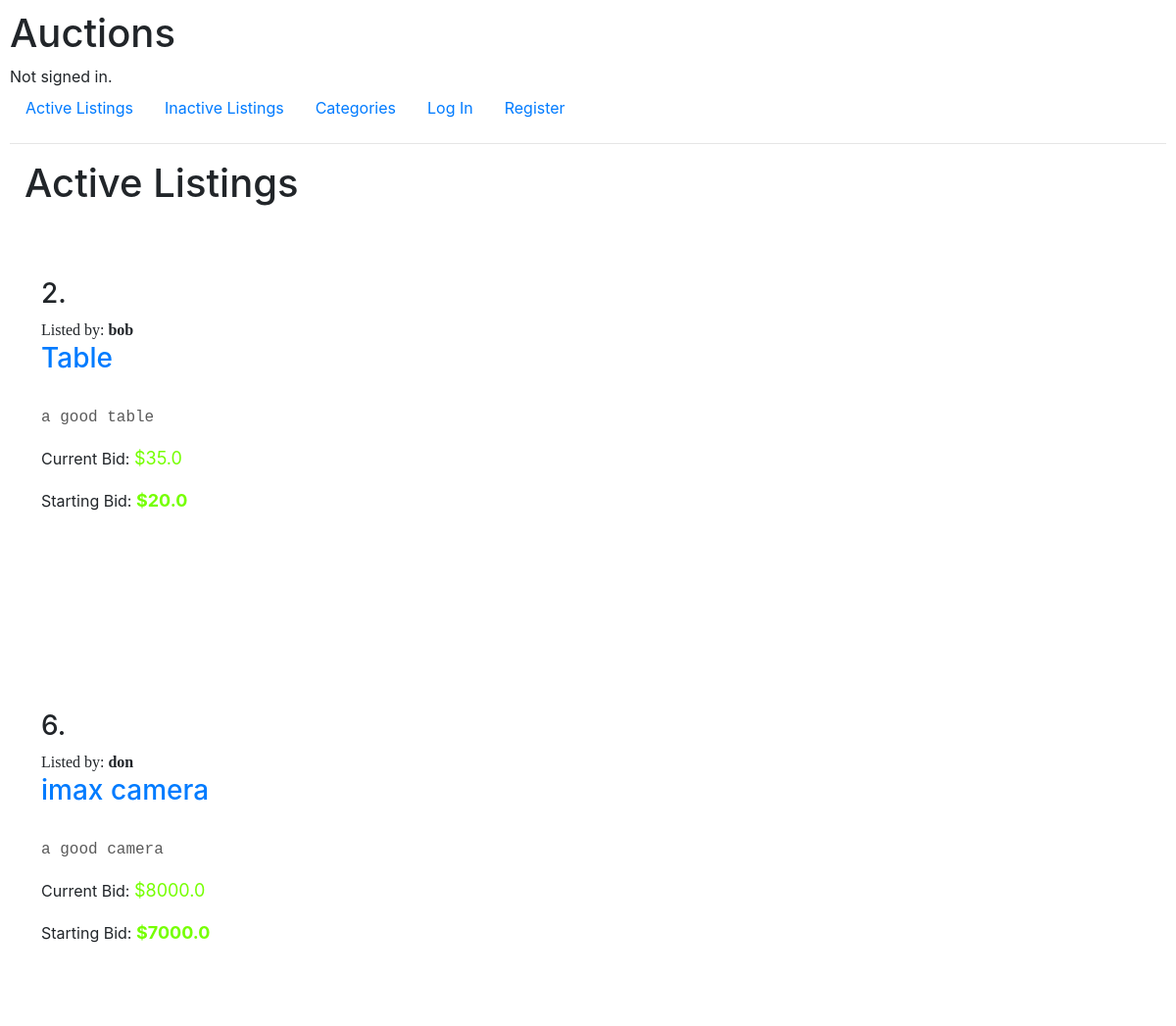
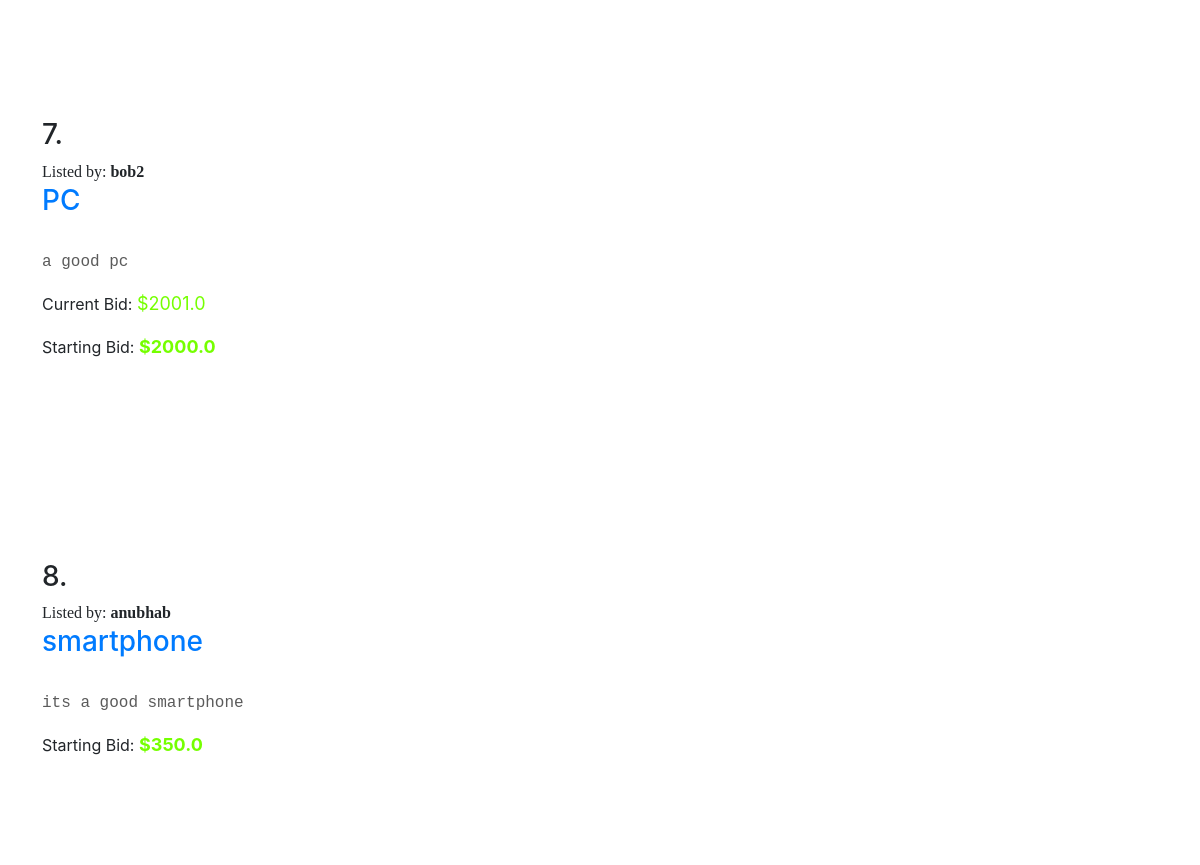
The page / on the database its author committed (2 pictures, top to bottom).
### auctions/models.py (models this page shows, shortened)
class Listing(models.Model):
    title = models.CharField(max_length = 64)
    description = models.TextField()
    starting_bid = models.FloatField(validators = [MinValueValidator(1)])
    img_url = models.URLField(blank = True)
    user = models.ForeignKey(User, on_delete = models.CASCADE, related_name = "owner")
    category = models.CharField(blank = True, max_length = 64)
    active = models.BooleanField(blank = False, default = True)
    winner = models.ForeignKey(User, blank = True, on_delete = models.CASCADE, related_name = "new_owner", null = True)

class User(AbstractUser):
    pass

class Bid(models.Model):
    value = models.FloatField(validators = [MinValueValidator(1)])
    listing = models.ForeignKey(Listing, verbose_name = "price", on_delete=models.CASCADE)
    user = models.ForeignKey(User, on_delete = models.CASCADE)
    winner = models.BooleanField(default = False)

### auctions/views.py (the view)
# urls.py: path("", views.index, name = "index"),
def index(request):
    return render(request, "auctions/index.html", {
        "listings": Listing.objects.all().filter(active = True),
        "bids": Bid.objects.all(),
        "header": "Active Listings"
    })

### auctions/templates/auctions/index.html
{% extends "auctions/layout.html" %}
{% block body %}
    <div class = "container" style="border-width: thin; border-color: black;display: inline-block"> <h1>{{header}}</h1></div>
    {% for listing in listings %}
    <br>
    <div class = "container_fluid jumbotron" style="background-color: #ffff">
        <h3>{{listing.id}}.</h3>
        <div style = "font-family: cursive;">Listed by: <b>{{listing.user}}</b></div>
        <h3><a href="{% url 'listing' listing.id %}">{{listing.title}}</a></h3>
        {% if listing.img_url %}
            <div><img style = "width: 30vw" src = "{{listing.img_url}}" alt=""></div>
        {% endif %}
        <p style = "color:#5b5b5b; font-family:'Courier New', Courier, monospace">{{listing.description}}</p>
        {% for bid in bids %}
            {% if bid.listing == listing %}
                <p>Current Bid: <span style = "color:#75ff00; font-size:large">${{bid.value}}</span></p>
            {% endif %}
        {% endfor %}
        <p>Starting Bid: <span style = "color:#75ff00; font-weight:bold; font-size:large">${{listing.starting_bid}}</span></p>
        </div>
    {% endfor %}
{% endblock %}

### auctions/templates/auctions/layout.html (shortened to what this page needs)
{% load static %}
<!DOCTYPE html>
<html lang="en">
    <head>
        <link rel="stylesheet" href="https://stackpath.bootstrapcdn.com/bootstrap/4.4.1/css/bootstrap.min.css">
        <link href="{% static 'auctions/styles.css' %}" rel="stylesheet">
    </head>
    <body>
        <h1>Auctions</h1>
        <div>
            {% if user.is_authenticated %}
                Signed in as <strong>{{ user.username }}</strong>.
            {% else %}
                Not signed in.
            {% endif %}
        </div>
        <ul class="nav">
            <li class="nav-item">
                <a class="nav-link" href="{% url 'index' %}">Active Listings</a>
            </li>
            <li class="nav-item">
                <a class="nav-link" href="{% url 'inactive' %}">Inactive Listings</a>
            </li>
            <li class="nav-item">
                <a class="nav-link" href="{% url 'categories' %}">Categories</a>
            </li>
            {% if user.is_authenticated %}
                <li class="nav-item">
                    <a class="nav-link" href="{% url 'create' %}">Create Listing</a>
                </li>
                <li class="nav-item">
                    <a class="nav-link" href="{% url 'logout' %}">Log Out</a>
                </li>
                <li class="nav-item">
                    <a class="nav-link" href="{% url 'watchlist' %}">Watchlist</a>
                </li>
            {% else %}
                <li class="nav-item">
                    <a class="nav-link" href="{% url 'login' %}">Log In</a>
                </li>
                <li class="nav-item">
                    <a class="nav-link" href="{% url 'register' %}">Register</a>
                </li>
            {% endif %}
        </ul>
        <hr>
        {% block body %}
        {% endblock %}
    </body>
</html>

### auctions/static/auctions/styles.css (style rules this page uses)
body { padding: 10px; }

### rows shown on the page
Listing: id "2", user "bob", title "Table", description "a good table", starting_bid "20.0"
Bid: value "35.0"
Listing: id "6", user "don", title "imax camera", description "a good camera", starting_bid "7000.0"
Bid: value "8000.0"
Listing: id "7", user "bob2", title "PC", description "a good pc", starting_bid "2000.0"
Bid: value "2001.0"
Listing: id "8", user "anubhab", title "smartphone", description "its a good smartphone", starting_bid "350.0"

### other values the page prints
{{ header }} "Active Listings"
